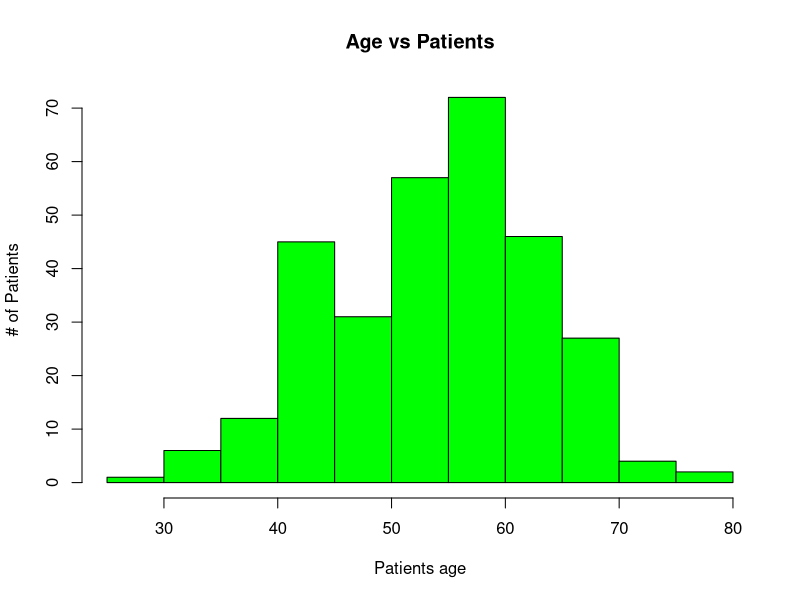
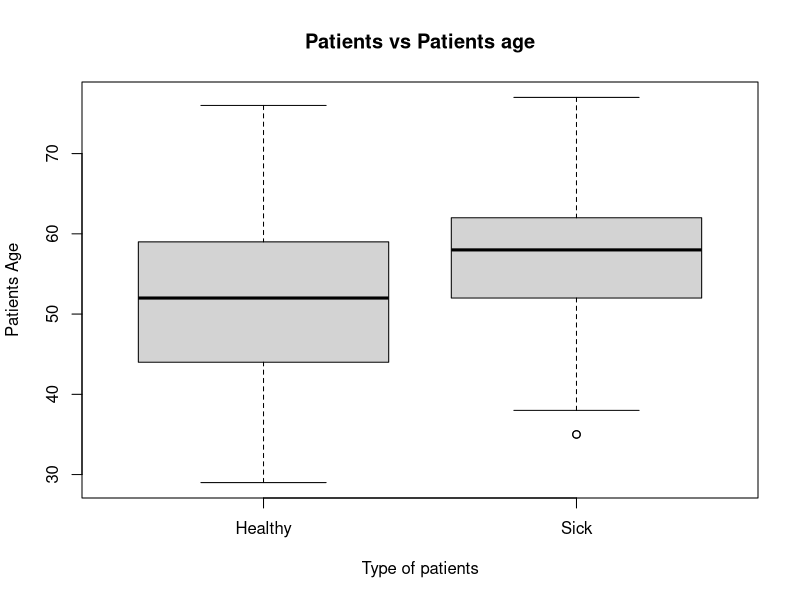
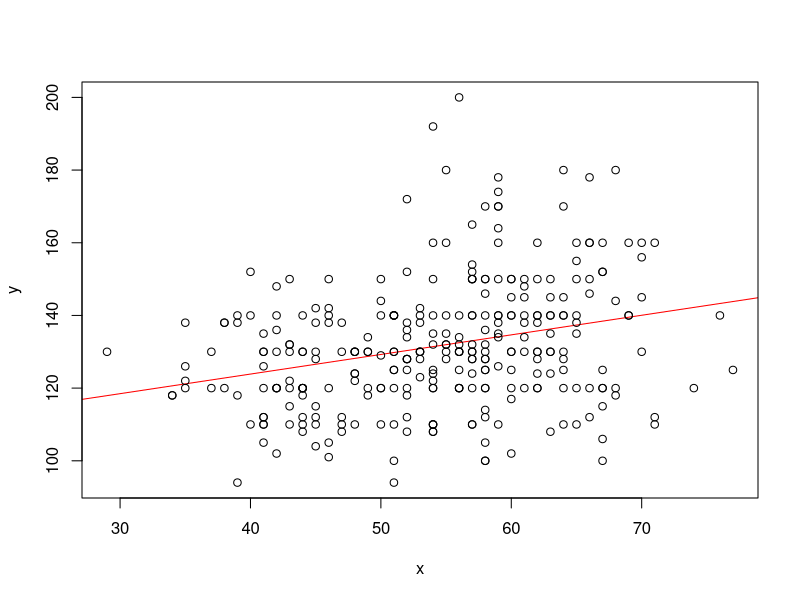
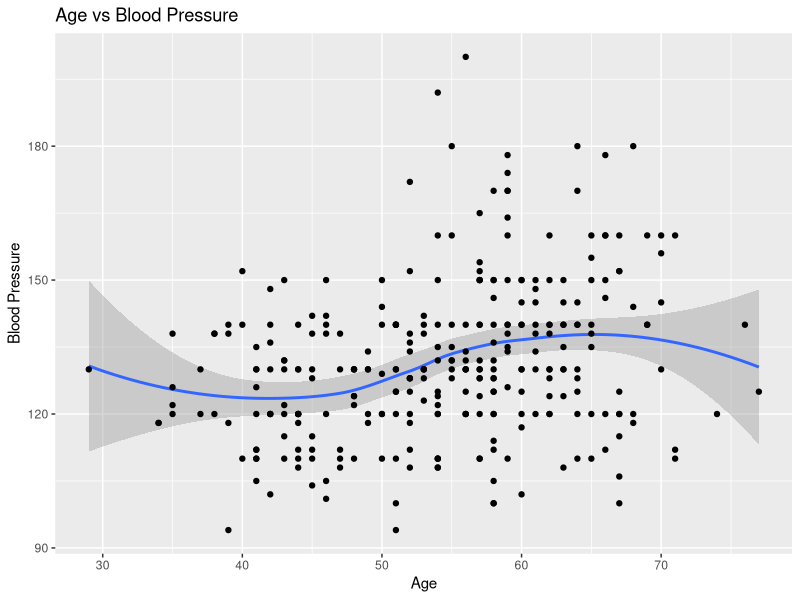

Generate these figures, in order, with R: (Note: this script raises an error after producing the figures.)
setwd("~/Desktop/learn-r/ca/revision2/")

##########################
######## QUESTION 1 ######
##########################

# 1. Load the datafile cardiology.csv from lab folder into R
df <- read.csv("cardiology.csv")

# 2. Write the code to View data set in R
View(df)

# 3. Present patient age data in a well-labelled and presented histogram
hist(
  x = df$age,
  col = "green",
  xlab = "Patients age",
  ylab = "# of Patients",
  main = "Age vs Patients"
)

# 4. Calc Minimum, Maximum, 1st Quartile, Median, Mean, 3rd Quartile, Standard Deviation
# for the age column for each of the 2 class (sick and healthy)
df_healthy <- subset(df, df$class == "Healthy")
df_sick <- subset(df, df$class == "Sick")

summary(df_healthy$age)
summary(df_sick$age)

sd(df_healthy$age)
sd(df_sick$age)

# # Finding mode
install.packages("modeest")
library(modeest)

mfv(df_healthy$age, method = "mfv")
mfv(df_sick$age, method = "mfv")


# 5. Draw a boxplot for the sick and healthy patients by age
boxplot(
  df_healthy$age,
  df_sick$age,
  names = c("Healthy", "Sick"),
  xlab = "Type of patients",
  ylab = "Patients Age",
  main = "Patients vs Patients age"
)

# 6. Using the outputs from the previous questions make a short comment on the data and any links
# between age and health
# # Ans.
# There are 303 observations and 14 variables
# 165 observations are healthy
# 138 observations are sick
# 6 Quantitative variables
# 8 Qualitative/Categorial variables
# Old people are more unhealthy
# Most healthy people are middle aged people
# Larger IQR indicated greater age spread of patients (variance)


# 7. We need to determine if there is a link between scatter graph of he age and blood
# # a. Produce a well labelled and presented scatter graph of the age and blood pressure
x <- df$age
y <- df$blood.pressure
relation <- lm(y ~ x, data = df)
plot(x, y, abline(relation, col = "red"))

# Alternative solution
library(ggplot2)
(
  ggplot(data = df, aes(x, y))
  + geom_smooth()
  + geom_point()
  + xlab("Age")
  + ylab("Blood Pressure") 
  + ggtitle("Age vs Blood Pressure")
)

# # b. Make a comment on whether you think there is a strong correlation
# between age and blood pressure for this group of patients. Use the regression plot
# and data to back up your statement



##########################
######## QUESTION 2 ######
##########################
# 1
class(df$age)
kc <- kmeans(df[, 1:2], centers = 2)
